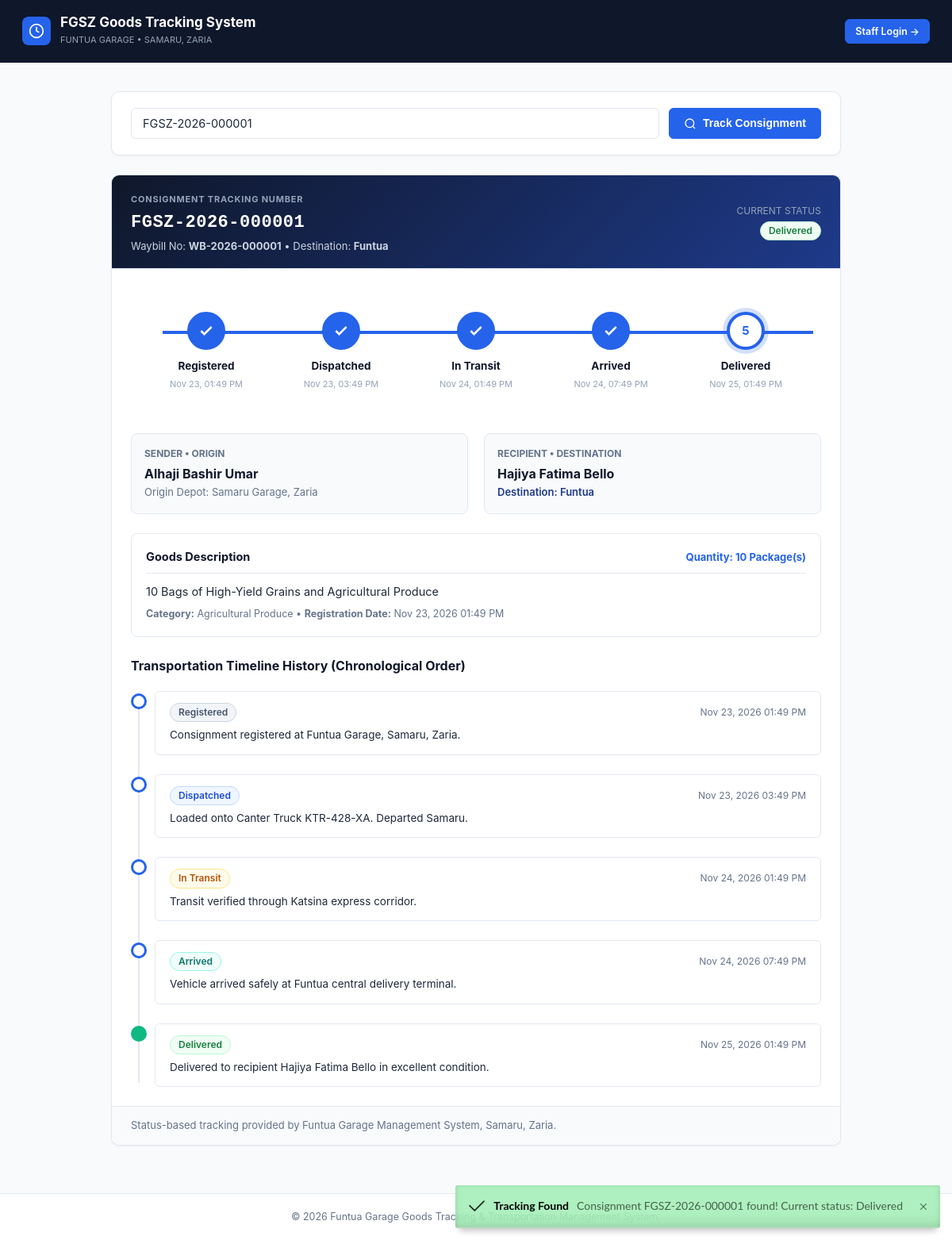
Screenshot of /tracking/result.php?tracking=FGSZ-2026-000001 with the database file from the repository.
### tables this page shows
CREATE TABLE `consignments` (
  `consignment_id` INT NOT NULL AUTO_INCREMENT,
  `tracking_number` VARCHAR(50) NOT NULL UNIQUE,
  `sender_name` VARCHAR(100) NOT NULL,
  `sender_contact` VARCHAR(30) NOT NULL,
  `sender_address` VARCHAR(255) NULL,
  `recipient_name` VARCHAR(100) NOT NULL,
  `recipient_contact` VARCHAR(30) NOT NULL,
  `recipient_address` VARCHAR(255) NULL,
  `goods_description` TEXT NOT NULL,
  `quantity` INT NOT NULL DEFAULT 1,
  `goods_category` VARCHAR(100) NULL,
  `special_instructions` TEXT NULL,
  `destination` VARCHAR(150) NOT NULL,
  `dispatch_date` DATE NULL,
  `driver_id` INT NULL,
  `vehicle_id` INT NULL,
  `current_status` VARCHAR(30) NOT NULL DEFAULT 'Registered',
  `registered_by` INT NOT NULL,
  `created_at` DATETIME NOT NULL DEFAULT CURRENT_TIMESTAMP,
  PRIMARY KEY (`consignment_id`),
  INDEX `idx_tracking` (`tracking_number`),
  INDEX `idx_status` (`current_status`),
  INDEX `idx_destination` (`destination`),
  INDEX `idx_created_at` (`created_at`),
  CONSTRAINT `fk_consignment_driver` FOREIGN KEY (`driver_id`) REFERENCES `drivers` (`driver_id`) ON DELETE SET NULL ON UPDATE CASCADE,
  CONSTRAINT `fk_consignment_vehicle` FOREIGN KEY (`vehicle_id`) REFERENCES `vehicles` (`vehicle_id`) ON DELETE SET NULL ON UPDATE CASCADE,
  CONSTRAINT `fk_consignment_user` FOREIGN KEY (`registered_by`) REFERENCES `users` (`user_id`) ON DELETE CASCADE ON UPDATE CASCADE
);

CREATE TABLE `waybills` (
  `waybill_id` INT NOT NULL AUTO_INCREMENT,
  `consignment_id` INT NOT NULL UNIQUE,
  `waybill_number` VARCHAR(50) NOT NULL UNIQUE,
  `issue_date` DATETIME NOT NULL DEFAULT CURRENT_TIMESTAMP,
  `issued_by` INT NOT NULL,
  PRIMARY KEY (`waybill_id`),
  INDEX `idx_waybill_num` (`waybill_number`),
  CONSTRAINT `fk_waybill_consignment` FOREIGN KEY (`consignment_id`) REFERENCES `consignments` (`consignment_id`) ON DELETE CASCADE ON UPDATE CASCADE,
  CONSTRAINT `fk_waybill_user` FOREIGN KEY (`issued_by`) REFERENCES `users` (`user_id`) ON DELETE CASCADE ON UPDATE CASCADE
);

CREATE TABLE `delivery_status_history` (
  `status_id` INT NOT NULL AUTO_INCREMENT,
  `consignment_id` INT NOT NULL,
  `status` VARCHAR(30) NOT NULL,
  `remarks` TEXT NULL,
  `updated_by` INT NOT NULL,
  `updated_at` DATETIME NOT NULL DEFAULT CURRENT_TIMESTAMP,
  PRIMARY KEY (`status_id`),
  INDEX `idx_history_consignment` (`consignment_id`),
  INDEX `idx_history_status` (`status`),
  CONSTRAINT `fk_history_consignment` FOREIGN KEY (`consignment_id`) REFERENCES `consignments` (`consignment_id`) ON DELETE CASCADE ON UPDATE CASCADE,
  CONSTRAINT `fk_history_user` FOREIGN KEY (`updated_by`) REFERENCES `users` (`user_id`) ON DELETE CASCADE ON UPDATE CASCADE
);

CREATE TABLE `delivery_confirmation` (
  `confirmation_id` INT NOT NULL AUTO_INCREMENT,
  `consignment_id` INT NOT NULL UNIQUE,
  `received_by` VARCHAR(100) NOT NULL,
  `remarks` TEXT NULL,
  `confirmed_by` INT NOT NULL,
  `confirmed_at` DATETIME NOT NULL DEFAULT CURRENT_TIMESTAMP,
  PRIMARY KEY (`confirmation_id`),
  INDEX `idx_conf_consignment` (`consignment_id`),
  CONSTRAINT `fk_conf_consignment` FOREIGN KEY (`consignment_id`) REFERENCES `consignments` (`consignment_id`) ON DELETE CASCADE ON UPDATE CASCADE,
  CONSTRAINT `fk_conf_user` FOREIGN KEY (`confirmed_by`) REFERENCES `users` (`user_id`) ON DELETE CASCADE ON UPDATE CASCADE
);

### tracking/result.php (the view, shortened to what this page needs)
<?php
require_once __DIR__ . '/../config/database.php';
require_once __DIR__ . '/../includes/functions.php';
$tracking_number = trim($_GET['tracking'] ?? '');
$consignment = null;
$history = [];
if (!empty($tracking_number)) {
    $stmt = $pdo->prepare("
        SELECT c.*, w.waybill_number, w.issue_date,
               d.full_name AS driver_name,
               v.registration_number AS vehicle_reg,
               dc.received_by, dc.confirmed_at
        FROM consignments c
        LEFT JOIN waybills w ON c.consignment_id = w.consignment_id
        LEFT JOIN drivers d ON c.driver_id = d.driver_id
        LEFT JOIN vehicles v ON c.vehicle_id = v.vehicle_id
        LEFT JOIN delivery_confirmation dc ON c.consignment_id = dc.consignment_id
        WHERE c.tracking_number = ? OR w.waybill_number = ?
        LIMIT 1
    ");
    $stmt->execute([$tracking_number, $tracking_number]);
    $consignment = $stmt->fetch();
    if ($consignment) {
        $hist_stmt = $pdo->prepare("
            SELECT * FROM delivery_status_history
            WHERE consignment_id = ?
            ORDER BY status_id ASC
        ");
        $hist_stmt->execute([$consignment['consignment_id']]);
        $history = $hist_stmt->fetchAll();
    } else {
        flash('error', "No consignment found with tracking number '{$tracking_number}'. Please check the code.", 'Not Found');
    }
}
$isLoggedIn = isset($_SESSION['user_id']);
$milestones = [
    'Registered' => ['step' => 1, 'label' => 'Registered', 'desc' => 'Logged at Samaru depot'],
    'Dispatched' => ['step' => 2, 'label' => 'Dispatched', 'desc' => 'Loaded & departed'],
    'In Transit' => ['step' => 3, 'label' => 'In Transit', 'desc' => 'On transit route'],
    'Arrived'    => ['step' => 4, 'label' => 'Arrived', 'desc' => 'At arrival terminal'],
    'Delivered'  => ['step' => 5, 'label' => 'Delivered', 'desc' => 'Delivery complete']
];
$currentStepNum = 1;
if ($consignment) {
    $currentStepNum = $milestones[$consignment['current_status']]['step'] ?? 1;
}
$milestoneDates = [];
foreach ($history as $h) {
    $milestoneDates[$h['status']] = $h['updated_at'];
}
?>
<!DOCTYPE html>
<html lang="en">
<head>
  <link rel="stylesheet" href="https://cdnjs.cloudflare.com/ajax/libs/izitoast/1.4.0/css/iziToast.min.css" onerror="this.onerror=null;this.href='<?php echo BASE_URL; ?>assets/css/iziToast.min.css';">
  <link rel="stylesheet" href="<?php echo BASE_URL; ?>assets/css/style.css">
</head>
<body style="background-color: var(--bg-page);">
<div style="min-height: 100vh; display: flex; flex-direction: column;">
  <header style="background-color: var(--primary-navy); color: #fff; padding: 18px 28px; display: flex; justify-content: space-between; align-items: center;">
    <div style="display: flex; align-items: center; gap: 12px;">
      <a href="<?php echo BASE_URL; ?>tracking/index.php" style="width: 36px; height: 36px; background: var(--accent-blue); border-radius: 8px; display: flex; align-items: center; justify-content: center; color: #fff;">
        <svg width="20" height="20" viewBox="0 0 24 24" fill="none" stroke="currentColor" stroke-width="2"><circle cx="12" cy="12" r="10"></circle><polyline points="12 6 12 12 16 14"></polyline></svg>
      </a>
      <div>
        <h2 style="font-size: 17px; font-weight: 700; line-height: 1.2;">FGSZ Goods Tracking System</h2>
        <span style="font-size: 11px; color: #94a3b8; text-transform: uppercase;">Funtua Garage &bull; Samaru, Zaria</span>
      </div>
    </div>
    <div>
      <?php if ($isLoggedIn): ?>
        <a href="<?php echo BASE_URL; ?>dashboard.php" class="btn btn-secondary btn-sm">&larr; Dashboard</a>
      <?php else: ?>
        <a href="<?php echo BASE_URL; ?>login.php" class="btn btn-primary btn-sm">Staff Login &rarr;</a>
      <?php endif; ?>
    </div>
  </header>
  <main style="flex: 1; padding: 36px 20px; max-width: 960px; margin: 0 auto; width: 100%;">
    <div style="background-color: #fff; border: 1px solid var(--border-color); border-radius: var(--radius-md); padding: 20px 24px; margin-bottom: 24px; box-shadow: var(--shadow-sm);">
      <form method="GET" action="<?php echo BASE_URL; ?>tracking/result.php" style="display: flex; gap: 12px; align-items: center; flex-wrap: wrap;">
        <div style="flex: 1; min-width: 260px;">
          <input type="text" name="tracking" class="form-control" placeholder="Enter Tracking Number (e.g. FGSZ-2026-000001)" value="<?php echo htmlspecialchars($tracking_number); ?>" required>
        </div>
        <button type="submit" class="btn btn-primary">
          <svg viewBox="0 0 24 24" fill="none" stroke="currentColor" stroke-width="2"><circle cx="11" cy="11" r="8"></circle><line x1="21" y1="21" x2="16.65" y2="16.65"></line></svg>
          Track Consignment
        </button>
      </form>
    </div>
    <?php if ($consignment): ?>
      <div class="card">
        <div class="card-header" style="background: linear-gradient(135deg, #0f172a, #1e3a8a); color: #fff;">
          <div>
            <span style="font-size: 11px; text-transform: uppercase; letter-spacing: 0.8px; color: #94a3b8; font-weight: 700;">CONSIGNMENT TRACKING NUMBER</span>
            <h1 style="font-size: 22px; font-weight: 800; font-family: monospace; letter-spacing: 0.5px; color: #fff; margin-top: 2px;">
              <?php echo htmlspecialchars($consignment['tracking_number']); ?>
            </h1>
            <div style="font-size: 13px; color: #cbd5e1; margin-top: 4px;">
              Waybill No: <strong><?php echo htmlspecialchars($consignment['waybill_number'] ?? 'N/A'); ?></strong> &bull; Destination: <strong><?php echo htmlspecialchars($consignment['destination']); ?></strong>
            </div>
          </div>
          <div style="text-align: right;">
            <div style="font-size: 12px; color: #94a3b8; margin-bottom: 4px;">CURRENT STATUS</div>
            <?php echo get_status_badge($consignment['current_status']); ?>
          </div>
        </div>
        <div class="card-body">
          <div class="stepper-container">
            <div class="stepper-progress">
              <?php foreach ($milestones as $key => $m):
                $stepClass = '';
                if ($m['step'] < $currentStepNum) {
                    $stepClass = 'completed';
                } elseif ($m['step'] == $currentStepNum) {
                    $stepClass = 'active';
                }
              ?>
                <div class="stepper-step <?php echo $stepClass; ?>">
                  <div class="step-circle">
                    <?php if ($m['step'] < $currentStepNum): ?>
                      <svg width="20" height="20" viewBox="0 0 24 24" fill="none" stroke="currentColor" stroke-width="3"><polyline points="20 6 9 17 4 12"></polyline></svg>
                    <?php else: ?>
                      <?php echo $m['step']; ?>
                    <?php endif; ?>
                  </div>
                  <div class="step-label"><?php echo $m['label']; ?></div>
                  <div class="step-timestamp">
                    <?php
                    if (isset($milestoneDates[$key])) {
                        echo date('M d, h:i A', strtotime($milestoneDates[$key]));
                    } else {
                        echo $m['desc'];
                    }
                    ?>
                  </div>
                </div>
              <?php endforeach; ?>
            </div>
          </div>
          <div style="display: grid; grid-template-columns: repeat(auto-fit, minmax(280px, 1fr)); gap: 20px; margin-top: 10px; margin-bottom: 24px;">
            <div style="background-color: #f8fafc; border: 1px solid var(--border-color); border-radius: 8px; padding: 16px;">
              <div style="font-size: 12px; color: var(--text-muted); font-weight: 700; text-transform: uppercase;">Sender &bull; Origin</div>
              <div style="font-size: 16px; font-weight: 700; color: var(--primary-navy); margin-top: 4px;">
                <?php echo htmlspecialchars($consignment['sender_name']); ?>
              </div>
              <div style="font-size: 13px; color: var(--text-muted); margin-top: 2px;">
                Origin Depot: Samaru Garage, Zaria
              </div>
            </div>
            <div style="background-color: #f8fafc; border: 1px solid var(--border-color); border-radius: 8px; padding: 16px;">
              <div style="font-size: 12px; color: var(--text-muted); font-weight: 700; text-transform: uppercase;">Recipient &bull; Destination</div>
              <div style="font-size: 16px; font-weight: 700; color: var(--primary-navy); margin-top: 4px;">
                <?php echo htmlspecialchars($consignment['recipient_name']); ?>
              </div>
              <div style="font-size: 13px; color: #1e3a8a; font-weight: 600; margin-top: 2px;">
                Destination: <?php echo htmlspecialchars($consignment['destination']); ?>
              </div>
            </div>
          </div>
          <div style="background-color: #fff; border: 1px solid var(--border-color); border-radius: 8px; padding: 18px; margin-bottom: 24px;">
            <div style="display: flex; justify-content: space-between; align-items: baseline; border-bottom: 1px solid var(--border-color); padding-bottom: 10px; margin-bottom: 12px;">
              <h3 style="font-size: 14.5px; font-weight: 700; color: var(--primary-navy);">Goods Description</h3>
              <span style="font-size: 13px; font-weight: 700; color: var(--accent-blue);">Quantity: <?php echo (int)$consignment['quantity']; ?> Package(s)</span>
            </div>
            <p style="font-size: 14.5px; color: var(--text-main); margin-bottom: 8px;">
              <?php echo nl2br(htmlspecialchars($consignment['goods_description'])); ?>
            </p>
            <div style="font-size: 12.5px; color: var(--text-muted);">
              <strong>Category:</strong> <?php echo htmlspecialchars($consignment['goods_category'] ?: 'General Goods'); ?> &bull;
              <strong>Registration Date:</strong> <?php echo format_datetime($consignment['created_at']); ?>
            </div>
          </div>
          <h3 style="font-size: 16px; font-weight: 700; color: var(--primary-navy); margin-bottom: 16px;">
            Transportation Timeline History (Chronological Order)
          </h3>
          <div class="timeline-list">
            <?php foreach ($history as $item): ?>
              <div class="timeline-item <?php echo ($item['status'] === 'Delivered') ? 'delivered' : ''; ?>">
                <div class="timeline-marker"></div>
                <div class="timeline-content">
                  <div class="timeline-header">
                    <span class="timeline-title"><?php echo get_status_badge($item['status']); ?></span>
                    <span class="timeline-time"><?php echo format_datetime($item['updated_at']); ?></span>
                  </div>
                  <div class="timeline-remarks">
                    <?php echo htmlspecialchars($item['remarks'] ?: 'Status updated at transport corridor.'); ?>
                  </div>
                </div>
              </div>
            <?php endforeach; ?>
          </div>
        </div>
        <div class="card-footer">
          <span style="font-size: 13px; color: var(--text-muted);">
            Status-based tracking provided by Funtua Garage Management System, Samaru, Zaria.
          </span>
        </div>
      </div>
    <?php endif; ?>
  </main>
  <footer style="background-color: #fff; border-top: 1px solid var(--border-color); text-align: center; padding: 20px; font-size: 12.5px; color: var(--text-muted);">
    &copy; <?php echo date('Y'); ?> Funtua Garage Goods Tracking &amp; Transportation Management System.
  </footer>
</div>
</body>
</html>

### includes/functions.php (shortened to what this page needs)
<?php
function get_status_badge($status) {
    $badgeClass = 'badge-secondary';
    switch ($status) {
        case 'Registered':
            $badgeClass = 'badge-registered';
            break;
        case 'Dispatched':
            $badgeClass = 'badge-dispatched';
            break;
        case 'In Transit':
            $badgeClass = 'badge-transit';
            break;
        case 'Arrived':
            $badgeClass = 'badge-arrived';
            break;
        case 'Delivered':
            $badgeClass = 'badge-delivered';
            break;
    }
    return '<span class="status-badge ' . $badgeClass . '">' . htmlspecialchars($status) . '</span>';
}
function format_datetime($datetime) {
    return date('M d, Y h:i A', strtotime($datetime));
}

### rows the page displays
consignments: tracking_number "FGSZ-2026-000001", waybills.waybill_number "WB-2026-000001", destination "Funtua", current_status "Delivered", sender_name "Alhaji Bashir Umar", recipient_name "Hajiya Fatima Bello", quantity "10", goods_description "10 Bags of High-Yield Grains and Agricultural Produce", goods_category "Agricultural Produce", created_at "Nov 23, 2026 01:49 PM"
delivery_status_history: status "Registered", key "Nov 23, 01:49 PM", updated_at "Nov 23, 2026 01:49 PM", remarks "Consignment registered at Funtua Garage, Samaru, Zaria."
delivery_status_history: status "Dispatched", key "Nov 23, 03:49 PM", updated_at "Nov 23, 2026 03:49 PM", remarks "Loaded onto Canter Truck KTR-428-XA. Departed Samaru."
delivery_status_history: status "In Transit", key "Nov 24, 01:49 PM", updated_at "Nov 24, 2026 01:49 PM", remarks "Transit verified through Katsina express corridor."
delivery_status_history: status "Arrived", key "Nov 24, 07:49 PM", updated_at "Nov 24, 2026 07:49 PM", remarks "Vehicle arrived safely at Funtua central delivery terminal."
delivery_status_history: status_id "5", status "Delivered", updated_at "Nov 25, 2026 01:49 PM", remarks "Delivered to recipient Hajiya Fatima Bello in excellent condition."
delivery_confirmation: confirmed_at "Nov 25, 01:49 PM"
